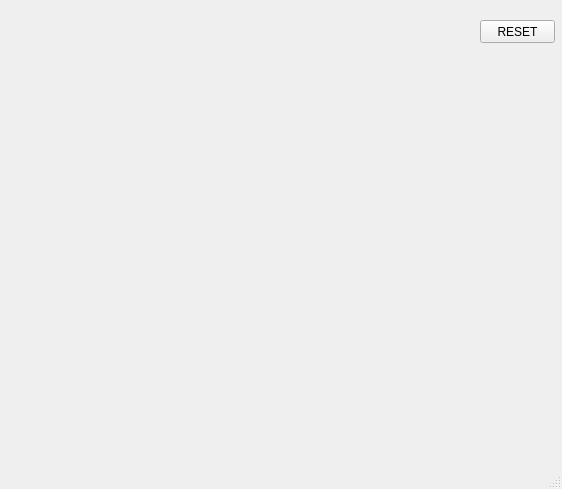
<?xml version="1.0" encoding="UTF-8"?>
<ui version="4.0">
 <class>MainWindow</class>
 <widget class="QMainWindow" name="MainWindow">
  <property name="geometry">
   <rect>
    <x>0</x>
    <y>0</y>
    <width>562</width>
    <height>489</height>
   </rect>
  </property>
  <property name="windowTitle">
   <string>MainWindow</string>
  </property>
  <widget class="QWidget" name="centralwidget">
   <widget class="QPushButton" name="resetPb">
    <property name="geometry">
     <rect>
      <x>480</x>
      <y>20</y>
      <width>75</width>
      <height>23</height>
     </rect>
    </property>
    <property name="text">
     <string>RESET</string>
    </property>
   </widget>
  </widget>
  <widget class="QMenuBar" name="menubar">
   <property name="geometry">
    <rect>
     <x>0</x>
     <y>0</y>
     <width>562</width>
     <height>21</height>
    </rect>
   </property>
  </widget>
  <widget class="QStatusBar" name="statusbar"/>
 </widget>
 <resources/>
 <connections/>
</ui>
